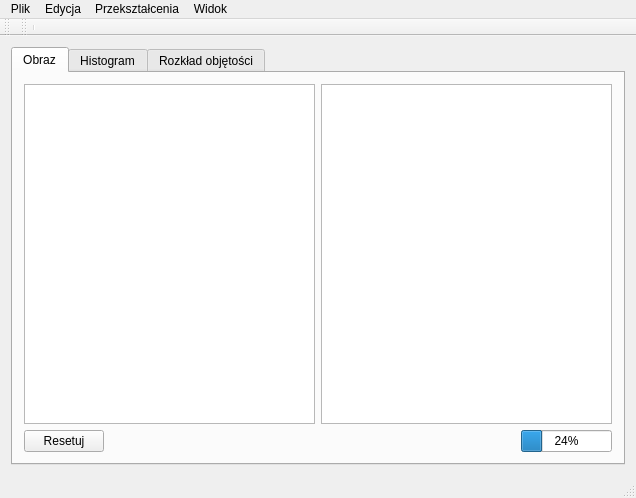
<?xml version="1.0" encoding="UTF-8"?>
<ui version="4.0">
 <class>MainWindow</class>
 <widget class="QMainWindow" name="MainWindow">
  <property name="geometry">
   <rect>
    <x>0</x>
    <y>0</y>
    <width>636</width>
    <height>498</height>
   </rect>
  </property>
  <property name="sizePolicy">
   <sizepolicy hsizetype="Expanding" vsizetype="Expanding">
    <horstretch>0</horstretch>
    <verstretch>0</verstretch>
   </sizepolicy>
  </property>
  <property name="windowTitle">
   <string>MainWindow</string>
  </property>
  <widget class="QWidget" name="centralWidget">
   <layout class="QVBoxLayout" name="verticalLayout">
    <item>
     <widget class="QTabWidget" name="tabWidget">
      <property name="currentIndex">
       <number>0</number>
      </property>
      <widget class="QWidget" name="tabObrazy">
       <attribute name="title">
        <string>Obraz</string>
       </attribute>
       <layout class="QHBoxLayout" name="horizontalLayout">
        <item>
         <layout class="QGridLayout" name="gridLayout">
          <item row="5" column="0" alignment="Qt::AlignLeft">
           <widget class="QPushButton" name="resetButton">
            <property name="text">
             <string>Resetuj</string>
            </property>
           </widget>
          </item>
          <item row="4" column="1">
           <widget class="QGraphicsView" name="outputGView"/>
          </item>
          <item row="4" column="0">
           <widget class="QGraphicsView" name="inputGView"/>
          </item>
          <item row="5" column="1" alignment="Qt::AlignRight">
           <widget class="QProgressBar" name="progressBar">
            <property name="value">
             <number>24</number>
            </property>
           </widget>
          </item>
         </layout>
        </item>
       </layout>
      </widget>
      <widget class="QWidget" name="tabHistogram">
       <attribute name="title">
        <string>Histogram</string>
       </attribute>
      </widget>
      <widget class="QWidget" name="tabRozklad">
       <attribute name="title">
        <string>Rozkład objętości</string>
       </attribute>
      </widget>
     </widget>
    </item>
   </layout>
  </widget>
  <widget class="QMenuBar" name="menuBar">
   <property name="geometry">
    <rect>
     <x>0</x>
     <y>0</y>
     <width>636</width>
     <height>21</height>
    </rect>
   </property>
   <widget class="QMenu" name="menuPlik">
    <property name="title">
     <string>Plik</string>
    </property>
    <addaction name="actionNowy"/>
    <addaction name="actionOt"/>
    <addaction name="actionZapisz_jako"/>
    <addaction name="actionWyj_cie"/>
   </widget>
   <widget class="QMenu" name="menuEdycja">
    <property name="title">
     <string>Edycja</string>
    </property>
    <addaction name="actionCofnij"/>
    <addaction name="actionPon_w"/>
   </widget>
   <widget class="QMenu" name="menuPrzekszta_cenia">
    <property name="title">
     <string>Przekształcenia</string>
    </property>
    <widget class="QMenu" name="menuPunktowe">
     <property name="title">
      <string>Punktowe</string>
     </property>
     <addaction name="actionBinaryzacja"/>
     <addaction name="actionSkala_szaro_ci"/>
     <addaction name="actionNegatyw"/>
    </widget>
    <widget class="QMenu" name="menuMorfologiczne">
     <property name="title">
      <string>Morfologiczne</string>
     </property>
     <addaction name="actionErozja"/>
     <addaction name="actionDylatacja"/>
     <addaction name="actionOtwarcie"/>
     <addaction name="actionDomkni_cie"/>
    </widget>
    <addaction name="menuPunktowe"/>
    <addaction name="menuMorfologiczne"/>
    <addaction name="actionFiltracja"/>
   </widget>
   <widget class="QMenu" name="menuWidok">
    <property name="title">
     <string>Widok</string>
    </property>
   </widget>
   <addaction name="menuPlik"/>
   <addaction name="menuEdycja"/>
   <addaction name="menuPrzekszta_cenia"/>
   <addaction name="menuWidok"/>
  </widget>
  <widget class="QToolBar" name="mainToolBar">
   <attribute name="toolBarArea">
    <enum>TopToolBarArea</enum>
   </attribute>
   <attribute name="toolBarBreak">
    <bool>false</bool>
   </attribute>
  </widget>
  <widget class="QStatusBar" name="statusBar"/>
  <widget class="QToolBar" name="toolBar">
   <property name="windowTitle">
    <string>toolBar</string>
   </property>
   <attribute name="toolBarArea">
    <enum>TopToolBarArea</enum>
   </attribute>
   <attribute name="toolBarBreak">
    <bool>false</bool>
   </attribute>
   <addaction name="separator"/>
  </widget>
  <action name="actionNowy">
   <property name="text">
    <string>Nowy</string>
   </property>
  </action>
  <action name="actionOt">
   <property name="text">
    <string>Otwórz...</string>
   </property>
  </action>
  <action name="actionZapisz_jako">
   <property name="text">
    <string>Zapisz jako...</string>
   </property>
  </action>
  <action name="actionWyj_cie">
   <property name="text">
    <string>Wyjście</string>
   </property>
  </action>
  <action name="actionCofnij">
   <property name="text">
    <string>Cofnij</string>
   </property>
  </action>
  <action name="actionPon_w">
   <property name="text">
    <string>Ponów</string>
   </property>
  </action>
  <action name="actionFiltracja">
   <property name="text">
    <string>Filtracja</string>
   </property>
  </action>
  <action name="actionBinaryzacja">
   <property name="text">
    <string>Binaryzacja</string>
   </property>
  </action>
  <action name="actionSkala_szaro_ci">
   <property name="text">
    <string>Skala szarości</string>
   </property>
  </action>
  <action name="actionNegatyw">
   <property name="text">
    <string>Negatyw</string>
   </property>
  </action>
  <action name="actionErozja">
   <property name="text">
    <string>Erozja</string>
   </property>
  </action>
  <action name="actionDylatacja">
   <property name="text">
    <string>Dylatacja</string>
   </property>
  </action>
  <action name="actionOtwarcie">
   <property name="text">
    <string>Otwarcie</string>
   </property>
  </action>
  <action name="actionDomkni_cie">
   <property name="text">
    <string>Domknięcie</string>
   </property>
  </action>
 </widget>
 <layoutdefault spacing="6" margin="11"/>
 <resources/>
 <connections/>
</ui>
